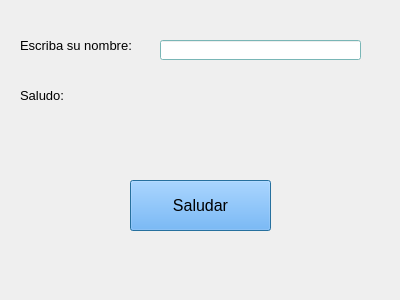
<?xml version="1.0" encoding="UTF-8"?>
<ui version="4.0">
 <class>DialogoSaludar</class>
 <widget class="QDialog" name="DialogoSaludar">
  <property name="geometry">
   <rect>
    <x>0</x>
    <y>0</y>
    <width>400</width>
    <height>300</height>
   </rect>
  </property>
  <property name="windowTitle">
   <string>Saludo</string>
  </property>
  <widget class="QLabel" name="lbl_nombre">
   <property name="geometry">
    <rect>
     <x>20</x>
     <y>30</y>
     <width>121</width>
     <height>31</height>
    </rect>
   </property>
   <property name="font">
    <font>
     <pointsize>10</pointsize>
    </font>
   </property>
   <property name="text">
    <string>Escriba su nombre:</string>
   </property>
  </widget>
  <widget class="QLabel" name="lbl_saludo">
   <property name="geometry">
    <rect>
     <x>20</x>
     <y>80</y>
     <width>71</width>
     <height>31</height>
    </rect>
   </property>
   <property name="font">
    <font>
     <pointsize>10</pointsize>
    </font>
   </property>
   <property name="text">
    <string>Saludo:</string>
   </property>
  </widget>
  <widget class="QLineEdit" name="txt_nombre">
   <property name="geometry">
    <rect>
     <x>160</x>
     <y>40</y>
     <width>201</width>
     <height>20</height>
    </rect>
   </property>
   <property name="palette">
    <palette>
     <active>
      <colorrole role="WindowText">
       <brush brushstyle="SolidPattern">
        <color alpha="255">
         <red>0</red>
         <green>0</green>
         <blue>0</blue>
        </color>
       </brush>
      </colorrole>
      <colorrole role="Button">
       <brush brushstyle="SolidPattern">
        <color alpha="255">
         <red>170</red>
         <green>255</green>
         <blue>255</blue>
        </color>
       </brush>
      </colorrole>
      <colorrole role="Light">
       <brush brushstyle="SolidPattern">
        <color alpha="255">
         <red>255</red>
         <green>255</green>
         <blue>255</blue>
        </color>
       </brush>
      </colorrole>
      <colorrole role="Midlight">
       <brush brushstyle="SolidPattern">
        <color alpha="255">
         <red>212</red>
         <green>255</green>
         <blue>255</blue>
        </color>
       </brush>
      </colorrole>
      <colorrole role="Dark">
       <brush brushstyle="SolidPattern">
        <color alpha="255">
         <red>85</red>
         <green>127</green>
         <blue>127</blue>
        </color>
       </brush>
      </colorrole>
      <colorrole role="Mid">
       <brush brushstyle="SolidPattern">
        <color alpha="255">
         <red>113</red>
         <green>170</green>
         <blue>170</blue>
        </color>
       </brush>
      </colorrole>
      <colorrole role="Text">
       <brush brushstyle="SolidPattern">
        <color alpha="255">
         <red>0</red>
         <green>0</green>
         <blue>0</blue>
        </color>
       </brush>
      </colorrole>
      <colorrole role="BrightText">
       <brush brushstyle="SolidPattern">
        <color alpha="255">
         <red>255</red>
         <green>255</green>
         <blue>255</blue>
        </color>
       </brush>
      </colorrole>
      <colorrole role="ButtonText">
       <brush brushstyle="SolidPattern">
        <color alpha="255">
         <red>0</red>
         <green>0</green>
         <blue>0</blue>
        </color>
       </brush>
      </colorrole>
      <colorrole role="Base">
       <brush brushstyle="SolidPattern">
        <color alpha="255">
         <red>255</red>
         <green>255</green>
         <blue>255</blue>
        </color>
       </brush>
      </colorrole>
      <colorrole role="Window">
       <brush brushstyle="SolidPattern">
        <color alpha="255">
         <red>170</red>
         <green>255</green>
         <blue>255</blue>
        </color>
       </brush>
      </colorrole>
      <colorrole role="Shadow">
       <brush brushstyle="SolidPattern">
        <color alpha="255">
         <red>0</red>
         <green>0</green>
         <blue>0</blue>
        </color>
       </brush>
      </colorrole>
      <colorrole role="AlternateBase">
       <brush brushstyle="SolidPattern">
        <color alpha="255">
         <red>212</red>
         <green>255</green>
         <blue>255</blue>
        </color>
       </brush>
      </colorrole>
      <colorrole role="ToolTipBase">
       <brush brushstyle="SolidPattern">
        <color alpha="255">
         <red>255</red>
         <green>255</green>
         <blue>220</blue>
        </color>
       </brush>
      </colorrole>
      <colorrole role="ToolTipText">
       <brush brushstyle="SolidPattern">
        <color alpha="255">
         <red>0</red>
         <green>0</green>
         <blue>0</blue>
        </color>
       </brush>
      </colorrole>
      <colorrole role="PlaceholderText">
       <brush brushstyle="SolidPattern">
        <color alpha="128">
         <red>0</red>
         <green>0</green>
         <blue>0</blue>
        </color>
       </brush>
      </colorrole>
     </active>
     <inactive>
      <colorrole role="WindowText">
       <brush brushstyle="SolidPattern">
        <color alpha="255">
         <red>0</red>
         <green>0</green>
         <blue>0</blue>
        </color>
       </brush>
      </colorrole>
      <colorrole role="Button">
       <brush brushstyle="SolidPattern">
        <color alpha="255">
         <red>170</red>
         <green>255</green>
         <blue>255</blue>
        </color>
       </brush>
      </colorrole>
      <colorrole role="Light">
       <brush brushstyle="SolidPattern">
        <color alpha="255">
         <red>255</red>
         <green>255</green>
         <blue>255</blue>
        </color>
       </brush>
      </colorrole>
      <colorrole role="Midlight">
       <brush brushstyle="SolidPattern">
        <color alpha="255">
         <red>212</red>
         <green>255</green>
         <blue>255</blue>
        </color>
       </brush>
      </colorrole>
      <colorrole role="Dark">
       <brush brushstyle="SolidPattern">
        <color alpha="255">
         <red>85</red>
         <green>127</green>
         <blue>127</blue>
        </color>
       </brush>
      </colorrole>
      <colorrole role="Mid">
       <brush brushstyle="SolidPattern">
        <color alpha="255">
         <red>113</red>
         <green>170</green>
         <blue>170</blue>
        </color>
       </brush>
      </colorrole>
      <colorrole role="Text">
       <brush brushstyle="SolidPattern">
        <color alpha="255">
         <red>0</red>
         <green>0</green>
         <blue>0</blue>
        </color>
       </brush>
      </colorrole>
      <colorrole role="BrightText">
       <brush brushstyle="SolidPattern">
        <color alpha="255">
         <red>255</red>
         <green>255</green>
         <blue>255</blue>
        </color>
       </brush>
      </colorrole>
      <colorrole role="ButtonText">
       <brush brushstyle="SolidPattern">
        <color alpha="255">
         <red>0</red>
         <green>0</green>
         <blue>0</blue>
        </color>
       </brush>
      </colorrole>
      <colorrole role="Base">
       <brush brushstyle="SolidPattern">
        <color alpha="255">
         <red>255</red>
         <green>255</green>
         <blue>255</blue>
        </color>
       </brush>
      </colorrole>
      <colorrole role="Window">
       <brush brushstyle="SolidPattern">
        <color alpha="255">
         <red>170</red>
         <green>255</green>
         <blue>255</blue>
        </color>
       </brush>
      </colorrole>
      <colorrole role="Shadow">
       <brush brushstyle="SolidPattern">
        <color alpha="255">
         <red>0</red>
         <green>0</green>
         <blue>0</blue>
        </color>
       </brush>
      </colorrole>
      <colorrole role="AlternateBase">
       <brush brushstyle="SolidPattern">
        <color alpha="255">
         <red>212</red>
         <green>255</green>
         <blue>255</blue>
        </color>
       </brush>
      </colorrole>
      <colorrole role="ToolTipBase">
       <brush brushstyle="SolidPattern">
        <color alpha="255">
         <red>255</red>
         <green>255</green>
         <blue>220</blue>
        </color>
       </brush>
      </colorrole>
      <colorrole role="ToolTipText">
       <brush brushstyle="SolidPattern">
        <color alpha="255">
         <red>0</red>
         <green>0</green>
         <blue>0</blue>
        </color>
       </brush>
      </colorrole>
      <colorrole role="PlaceholderText">
       <brush brushstyle="SolidPattern">
        <color alpha="128">
         <red>0</red>
         <green>0</green>
         <blue>0</blue>
        </color>
       </brush>
      </colorrole>
     </inactive>
     <disabled>
      <colorrole role="WindowText">
       <brush brushstyle="SolidPattern">
        <color alpha="255">
         <red>85</red>
         <green>127</green>
         <blue>127</blue>
        </color>
       </brush>
      </colorrole>
      <colorrole role="Button">
       <brush brushstyle="SolidPattern">
        <color alpha="255">
         <red>170</red>
         <green>255</green>
         <blue>255</blue>
        </color>
       </brush>
      </colorrole>
      <colorrole role="Light">
       <brush brushstyle="SolidPattern">
        <color alpha="255">
         <red>255</red>
         <green>255</green>
         <blue>255</blue>
        </color>
       </brush>
      </colorrole>
      <colorrole role="Midlight">
       <brush brushstyle="SolidPattern">
        <color alpha="255">
         <red>212</red>
         <green>255</green>
         <blue>255</blue>
        </color>
       </brush>
      </colorrole>
      <colorrole role="Dark">
       <brush brushstyle="SolidPattern">
        <color alpha="255">
         <red>85</red>
         <green>127</green>
         <blue>127</blue>
        </color>
       </brush>
      </colorrole>
      <colorrole role="Mid">
       <brush brushstyle="SolidPattern">
        <color alpha="255">
         <red>113</red>
         <green>170</green>
         <blue>170</blue>
        </color>
       </brush>
      </colorrole>
      <colorrole role="Text">
       <brush brushstyle="SolidPattern">
        <color alpha="255">
         <red>85</red>
         <green>127</green>
         <blue>127</blue>
        </color>
       </brush>
      </colorrole>
      <colorrole role="BrightText">
       <brush brushstyle="SolidPattern">
        <color alpha="255">
         <red>255</red>
         <green>255</green>
         <blue>255</blue>
        </color>
       </brush>
      </colorrole>
      <colorrole role="ButtonText">
       <brush brushstyle="SolidPattern">
        <color alpha="255">
         <red>85</red>
         <green>127</green>
         <blue>127</blue>
        </color>
       </brush>
      </colorrole>
      <colorrole role="Base">
       <brush brushstyle="SolidPattern">
        <color alpha="255">
         <red>170</red>
         <green>255</green>
         <blue>255</blue>
        </color>
       </brush>
      </colorrole>
      <colorrole role="Window">
       <brush brushstyle="SolidPattern">
        <color alpha="255">
         <red>170</red>
         <green>255</green>
         <blue>255</blue>
        </color>
       </brush>
      </colorrole>
      <colorrole role="Shadow">
       <brush brushstyle="SolidPattern">
        <color alpha="255">
         <red>0</red>
         <green>0</green>
         <blue>0</blue>
        </color>
       </brush>
      </colorrole>
      <colorrole role="AlternateBase">
       <brush brushstyle="SolidPattern">
        <color alpha="255">
         <red>170</red>
         <green>255</green>
         <blue>255</blue>
        </color>
       </brush>
      </colorrole>
      <colorrole role="ToolTipBase">
       <brush brushstyle="SolidPattern">
        <color alpha="255">
         <red>255</red>
         <green>255</green>
         <blue>220</blue>
        </color>
       </brush>
      </colorrole>
      <colorrole role="ToolTipText">
       <brush brushstyle="SolidPattern">
        <color alpha="255">
         <red>0</red>
         <green>0</green>
         <blue>0</blue>
        </color>
       </brush>
      </colorrole>
      <colorrole role="PlaceholderText">
       <brush brushstyle="SolidPattern">
        <color alpha="128">
         <red>0</red>
         <green>0</green>
         <blue>0</blue>
        </color>
       </brush>
      </colorrole>
     </disabled>
    </palette>
   </property>
   <property name="font">
    <font>
     <pointsize>10</pointsize>
    </font>
   </property>
  </widget>
  <widget class="QLabel" name="lbl_mostrar_saludo">
   <property name="geometry">
    <rect>
     <x>160</x>
     <y>80</y>
     <width>201</width>
     <height>31</height>
    </rect>
   </property>
   <property name="font">
    <font>
     <pointsize>10</pointsize>
    </font>
   </property>
   <property name="text">
    <string/>
   </property>
  </widget>
  <widget class="QPushButton" name="btn_saludar">
   <property name="geometry">
    <rect>
     <x>130</x>
     <y>180</y>
     <width>141</width>
     <height>51</height>
    </rect>
   </property>
   <property name="palette">
    <palette>
     <active>
      <colorrole role="Button">
       <brush brushstyle="SolidPattern">
        <color alpha="255">
         <red>85</red>
         <green>170</green>
         <blue>255</blue>
        </color>
       </brush>
      </colorrole>
     </active>
     <inactive>
      <colorrole role="Button">
       <brush brushstyle="SolidPattern">
        <color alpha="255">
         <red>85</red>
         <green>170</green>
         <blue>255</blue>
        </color>
       </brush>
      </colorrole>
     </inactive>
     <disabled>
      <colorrole role="Button">
       <brush brushstyle="SolidPattern">
        <color alpha="255">
         <red>85</red>
         <green>170</green>
         <blue>255</blue>
        </color>
       </brush>
      </colorrole>
     </disabled>
    </palette>
   </property>
   <property name="font">
    <font>
     <pointsize>12</pointsize>
    </font>
   </property>
   <property name="text">
    <string>Saludar</string>
   </property>
  </widget>
 </widget>
 <resources/>
 <connections/>
</ui>
